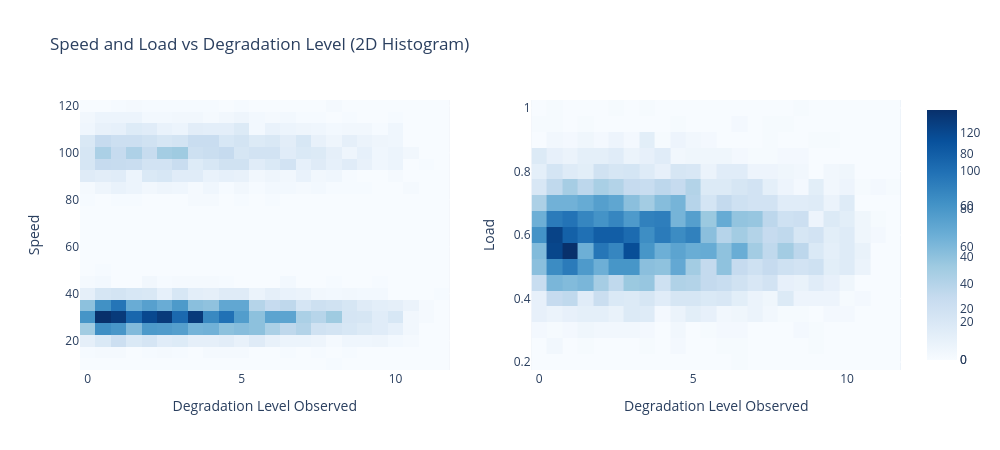

Notebook cell for this chart:
### Code cell
fig = make_subplots(rows=1, cols=2)

fig.add_trace(go.Histogram2d(x=df['degra_level_observed'], y=df['speed'], nbinsx=30, nbinsy=30, colorscale='Blues', name='Speed'), row=1, col=1)
fig.add_trace(go.Histogram2d(x=df['degra_level_observed'], y=df['load'], nbinsx=30, nbinsy=30, colorscale='Blues', name='Load'), row=1, col=2)

fig.update_xaxes(title_text='Degradation Level Observed', row=1, col=1)
fig.update_yaxes(title_text='Speed', row=1, col=1)
fig.update_xaxes(title_text='Degradation Level Observed', row=1, col=2)
fig.update_yaxes(title_text='Load', row=1, col=2)

fig.update_layout(
    title='Speed and Load vs Degradation Level (2D Histogram)',
    width=1000, height=450,
)
fig.show()

### Figure 1 — Plotly figure (JSON) as saved in the notebook; plotly's stock layout.template omitted (floating-point values rounded to 4 significant figures; data arrays with more than 128 entries replaced by an {"elided": "..."} marker saying what was removed)
{"data": [{"colorscale": [[0, "rgb(247,251,255)"], [0.125, "rgb(222,235,247)"], [0.25, "rgb(198,219,239)"], [0.375, "rgb(158,202,225)"], [0.5, "rgb(107,174,214)"], [0.625, "rgb(66,146,198)"], [0.75, "rgb(33,113,181)"], [0.875, "rgb(8,81,156)"], [1, "rgb(8,48,107)"]], "name": "Speed", "nbinsx": 30, "nbinsy": 30, "type": "histogram2d", "x": {"elided": "6083 float values"}, "xaxis": "x", "y": {"elided": "6083 float values"}, "yaxis": "y"}, {"colorscale": [[0, "rgb(247,251,255)"], [0.125, "rgb(222,235,247)"], [0.25, "rgb(198,219,239)"], [0.375, "rgb(158,202,225)"], [0.5, "rgb(107,174,214)"], [0.625, "rgb(66,146,198)"], [0.75, "rgb(33,113,181)"], [0.875, "rgb(8,81,156)"], [1, "rgb(8,48,107)"]], "name": "Load", "nbinsx": 30, "nbinsy": 30, "type": "histogram2d", "x": {"elided": "6083 float values"}, "xaxis": "x2", "y": {"elided": "6083 float values"}, "yaxis": "y2"}], "layout": {"height": 450, "title": {"text": "Speed and Load vs Degradation Level (2D Histogram)"}, "width": 1000, "xaxis": {"anchor": "y", "domain": [0, 0.45], "title": {"text": "Degradation Level Observed"}}, "xaxis2": {"anchor": "y2", "domain": [0.55, 1], "title": {"text": "Degradation Level Observed"}}, "yaxis": {"anchor": "x", "domain": [0, 1], "title": {"text": "Speed"}}, "yaxis2": {"anchor": "x2", "domain": [0, 1], "title": {"text": "Load"}}}}
